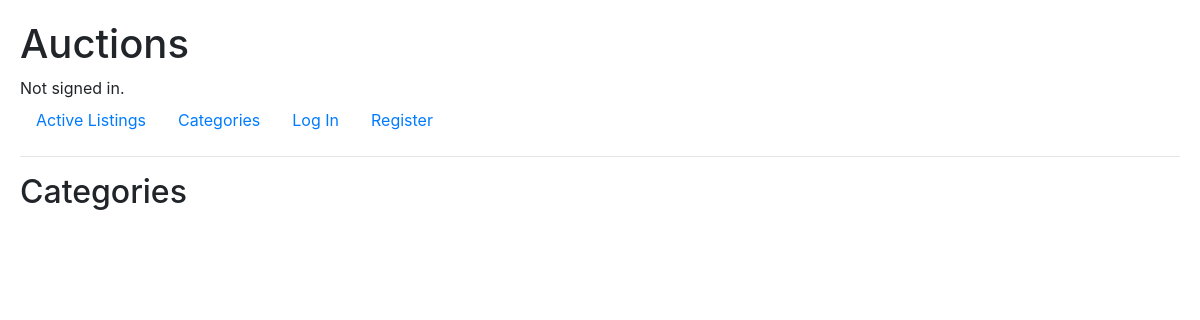
Before: /categories with the older database file.
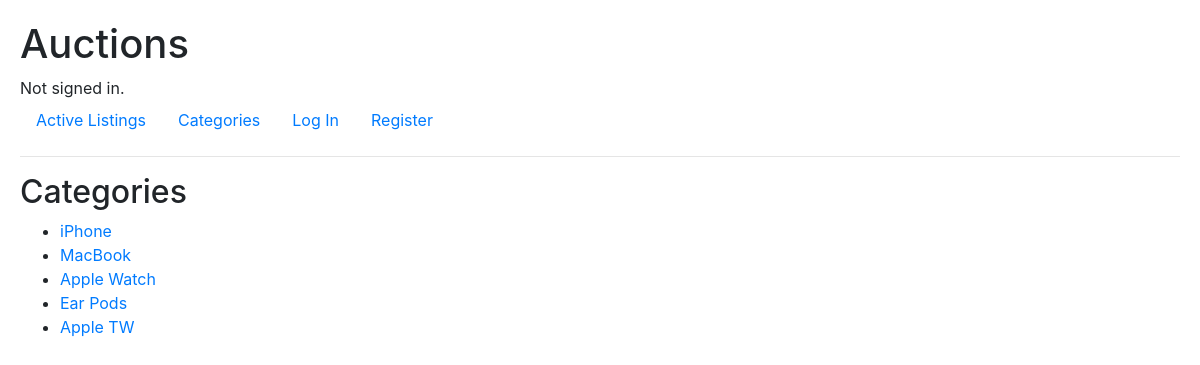
After: the same page with the newer database file.
### auctions/models.py (models this page shows)
class Category(models.Model):
    name = models.CharField(max_length=255)
    slug = models.SlugField(db_index=True)
    def __str__(self):
        return f"{self.name}"

### auctions/views.py (the view)
# urls.py: path("categories", views.categories, name="categories"),
def categories(request):
    all_cat = Category.objects.all()
    c = check_if_not_empty(all_cat)
    return render(request, "auctions/categories.html", {
        "all_cat": all_cat,
        "check": c
    })

### auctions/views.py (called while the page is built)
def check_if_not_empty(all_objects):
    try:
        c = all_objects[0]
        c = True
    except BaseException:
        c = False
    return c

### auctions/templates/auctions/categories.html
{% extends "auctions/layout.html" %}
{% block body %}
    <h2>Categories</h2>
        {% if check %}
          <ul>
            {% for cat in all_cat %}
              <li><a href="{% url 'select_cat' cat.slug %}">{{ cat }}</a></li>
            {% endfor %}
          </ul>
        {% endif %}
{% endblock %}

### auctions/templates/auctions/layout.html (shortened to what this page needs)
{% load static %}
<!DOCTYPE html>
<html lang="en">
    <head>
        <link rel="stylesheet" href="https://stackpath.bootstrapcdn.com/bootstrap/4.4.1/css/bootstrap.min.css">
        <link href="{% static 'auctions/styles.css' %}" rel="stylesheet">
    </head>
    <body>
        <h1>Auctions</h1>
        <div>
            {% if user.is_authenticated %}
                Signed in as <strong>{{ user.username }}</strong>.
            {% else %}
                Not signed in.
            {% endif %}
        </div>
        <ul class="nav" >
            <li class="nav-item">
                <a class="nav-link" href="{% url 'index' %}">Active Listings</a>
            </li>
            <li class="nav-item">
                <a class="nav-link" href="{% url 'categories' %}">Categories</a>
            </li>
            {% if user.is_authenticated %}
                <li class="nav-item">
                    <a class="nav-link" href="{% url 'new_listing' %}">Create Listing</a>
                </li>
                <li class="nav-item">
                    <a class="nav-link" href="{% url 'show_watchlist' %}">Watchlist</a>
                </li>
                <li class="nav-item">
                    <a class="nav-link" href="{% url 'logout' %}">Log Out</a>
                </li>
            {% else %}
                <li class="nav-item">
                    <a class="nav-link" href="{% url 'login' %}">Log In</a>
                </li>
                <li class="nav-item">
                    <a class="nav-link" href="{% url 'register' %}">Register</a>
                </li>
            {% endif %}
        </ul>
        <hr>
        {% block body %}
        {% endblock %}
    </body>
</html>

### auctions/static/auctions/styles.css (style rules this page uses)
body { padding: 20px; }

Changed rows visible on the page:
added Category: name "iPhone"
added Category: name "MacBook"
added Category: name "Apple Watch"
added Category: name "Ear Pods"
added Category: name "Apple TW"
